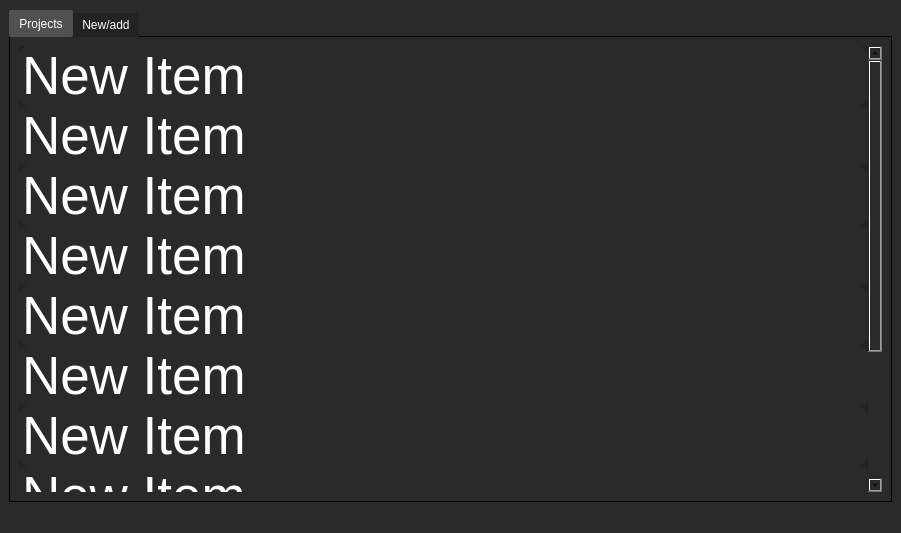
<?xml version="1.0" encoding="UTF-8"?>
<ui version="4.0">
 <class>MainWindow</class>
 <widget class="QMainWindow" name="MainWindow">
  <property name="geometry">
   <rect>
    <x>0</x>
    <y>0</y>
    <width>901</width>
    <height>533</height>
   </rect>
  </property>
  <property name="windowTitle">
   <string>GSPM Project browser</string>
  </property>
  <property name="styleSheet">
   <string notr="true">	background-color: rgb(42, 42, 42);</string>
  </property>
  <widget class="QWidget" name="centralwidget">
   <layout class="QVBoxLayout" name="verticalLayout">
    <item>
     <widget class="QTabWidget" name="tabWidget">
      <property name="styleSheet">
       <string notr="true">QTabWidget::pane {
    border: 1px solid black;
}

QTabWidget::tab-bar:top {
    top: 1px;
}

QTabWidget::tab-bar:bottom {
    bottom: 1px;
}

QTabWidget::tab-bar:left {
    right: 1px;
}

QTabWidget::tab-bar:right {
    left: 1px;
}

QTabBar::tab {
	background-color: rgb(42, 42, 42);
	color: rgb(255, 255, 255);
	border-radius: 2px;
}

QTabBar::tab:selected {
	background-color: rgb(80, 80, 80);
	color: rgb(255, 255, 255);
	border-radius: 2px;
}

QTabBar::tab:top:!selected {
    background-color: rgb(35, 35, 35);
    margin-top: 3px;
}

QTabBar::tab:bottom:!selected {
    margin-bottom: 3px;
}

QTabBar::tab:top, QTabBar::tab:bottom {
    min-width: 8ex;
    margin-right: -1px;
    padding: 5px 10px 5px 10px;
}</string>
      </property>
      <property name="currentIndex">
       <number>0</number>
      </property>
      <widget class="QWidget" name="recent_project_layout">
       <attribute name="title">
        <string>Projects</string>
       </attribute>
       <layout class="QHBoxLayout" name="horizontalLayout_2">
        <item>
         <widget class="QListWidget" name="project_list_widget">
          <property name="sizeIncrement">
           <size>
            <width>0</width>
            <height>0</height>
           </size>
          </property>
          <property name="font">
           <font>
            <pointsize>40</pointsize>
           </font>
          </property>
          <property name="toolTip">
           <string/>
          </property>
          <property name="styleSheet">
           <string notr="true">QListWidget{
	background-color: rgb(35, 35, 35);
	color: rgb(255, 255, 255);
	border-radius: 2px;
}
QListWidget::item{
	background-color: rgb(42, 42, 42);
	color: rgb(255, 255, 255);
	border-radius: 10px;
}
QListWidget::item:selected {
	background-color: rgb(80, 80, 80);

}
QListWidget::item:pressed {
	background-color: rgb(10, 10, 10);

}</string>
          </property>
          <property name="lineWidth">
           <number>1</number>
          </property>
          <property name="sizeAdjustPolicy">
           <enum>QAbstractScrollArea::AdjustIgnored</enum>
          </property>
          <property name="tabKeyNavigation">
           <bool>false</bool>
          </property>
          <property name="dragDropMode">
           <enum>QAbstractItemView::NoDragDrop</enum>
          </property>
          <property name="alternatingRowColors">
           <bool>false</bool>
          </property>
          <property name="selectionMode">
           <enum>QAbstractItemView::ExtendedSelection</enum>
          </property>
          <property name="layoutMode">
           <enum>QListView::SinglePass</enum>
          </property>
          <property name="spacing">
           <number>2</number>
          </property>
          <property name="currentRow">
           <number>-1</number>
          </property>
          <property name="sortingEnabled">
           <bool>true</bool>
          </property>
          <item>
           <property name="text">
            <string>New Item</string>
           </property>
          </item>
          <item>
           <property name="text">
            <string>New Item</string>
           </property>
          </item>
          <item>
           <property name="text">
            <string>New Item</string>
           </property>
          </item>
          <item>
           <property name="text">
            <string>New Item</string>
           </property>
          </item>
          <item>
           <property name="text">
            <string>New Item</string>
           </property>
          </item>
          <item>
           <property name="text">
            <string>New Item</string>
           </property>
          </item>
          <item>
           <property name="text">
            <string>New Item</string>
           </property>
          </item>
          <item>
           <property name="text">
            <string>New Item</string>
           </property>
          </item>
          <item>
           <property name="text">
            <string>New Item</string>
           </property>
          </item>
          <item>
           <property name="text">
            <string>sdfss</string>
           </property>
          </item>
         </widget>
        </item>
       </layout>
      </widget>
      <widget class="QWidget" name="new_project_layout">
       <attribute name="title">
        <string>New/add</string>
       </attribute>
      </widget>
     </widget>
    </item>
   </layout>
  </widget>
  <widget class="QMenuBar" name="menubar">
   <property name="geometry">
    <rect>
     <x>0</x>
     <y>0</y>
     <width>901</width>
     <height>18</height>
    </rect>
   </property>
  </widget>
  <widget class="QStatusBar" name="statusbar"/>
 </widget>
 <resources/>
 <connections/>
</ui>
